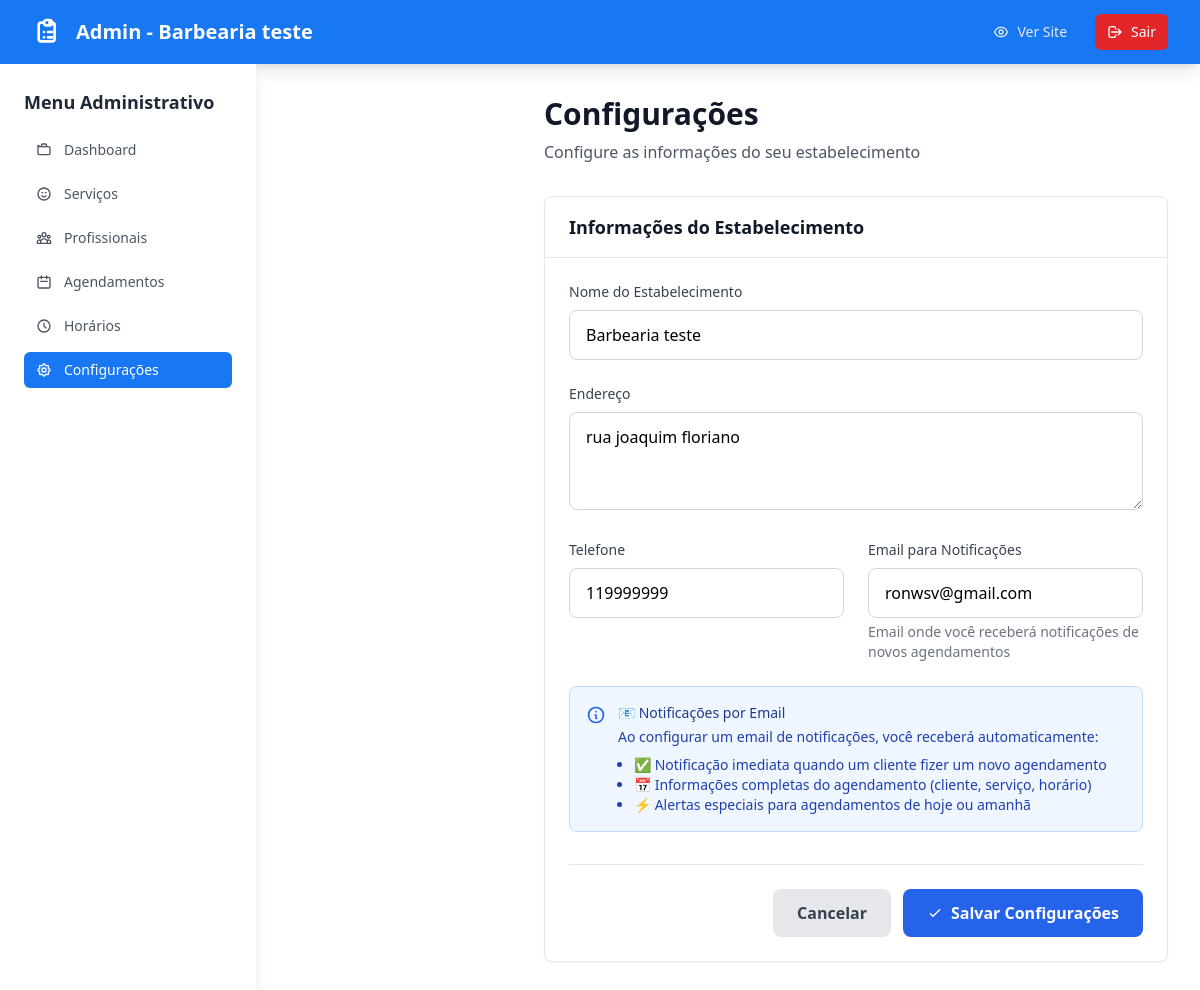
Page /barbearia-teste/admin/configuracoes/ (signed in) on the committed database.
### barbearias/models.py (models this page shows, shortened)
class Barbearia(models.Model):
    nome = models.CharField(max_length=200)
    endereco = models.TextField()
    telefone = models.CharField(max_length=20)
    email_notificacoes = models.EmailField(blank=True, null=True, help_text="Email para receber notificações de novos agendamentos")
    slug = models.SlugField(unique=True, max_length=200)
    usuario = models.OneToOneField(User, on_delete=models.CASCADE)
    ativa = models.BooleanField(default=True)
    criada_em = models.DateTimeField(auto_now_add=True)
    class Meta:
        verbose_name = "Estabelecimento"
        verbose_name_plural = "Estabelecimentos"

### barbearias/views.py (the view)
    def _wrapped_view(request, slug, *args, **kwargs):
        if not request.user.is_authenticated:
            messages.info(request, 'Faça login para acessar a área administrativa.')
            return redirect('barbearias:admin_login', slug=slug)
        try:
            barbearia = Barbearia.objects.get(slug=slug, ativa=True)
            if barbearia.usuario != request.user:
                messages.error(request, 'Você não tem permissão para acessar esta barbearia.')
                logout(request)
                return redirect('barbearias:admin_login', slug=slug)
        except Barbearia.DoesNotExist:
            messages.error(request, 'Barbearia não encontrada.')
            return redirect('barbearias:redirect_to_default')
        return view_func(request, slug, *args, **kwargs)

### barbearias/views.py (called while the page is built)
def barbeiro_required(view_func):
    def _wrapped_view(request, slug, *args, **kwargs):
        if not request.user.is_authenticated:
            messages.info(request, 'Faça login para acessar a área administrativa.')
            return redirect('barbearias:admin_login', slug=slug)
        try:
            barbearia = Barbearia.objects.get(slug=slug, ativa=True)
            if barbearia.usuario != request.user:
                messages.error(request, 'Você não tem permissão para acessar esta barbearia.')
                logout(request)
                return redirect('barbearias:admin_login', slug=slug)
        except Barbearia.DoesNotExist:
            messages.error(request, 'Barbearia não encontrada.')
            return redirect('barbearias:redirect_to_default')
        return view_func(request, slug, *args, **kwargs)
    return _wrapped_view

@barbeiro_required
def admin_configuracoes(request, slug):
    barbearia = get_object_or_404(Barbearia, slug=slug, usuario=request.user, ativa=True)
    if request.method == 'POST':
        form = BarbeariaConfigForm(request.POST, instance=barbearia)
        if form.is_valid():
            form.save()
            messages.success(request, 'Configurações atualizadas com sucesso!')
            return redirect('barbearias:admin_configuracoes', slug=slug)
    else:
        form = BarbeariaConfigForm(instance=barbearia)
    context = {
        'barbearia': barbearia,
        'form': form,
    }
    return render(request, 'barbearias/admin/configuracoes.html', context)

### templates/barbearias/admin/configuracoes.html (shortened to what this page needs)
{% extends 'barbearias/admin/base_admin.html' %}
{% block content %}
<div class="mb-8">
    <h1 class="text-3xl font-bold text-gray-900 mb-2">Configurações</h1>
    <p class="text-gray-600">Configure as informações do seu estabelecimento</p>
</div>
<div class="bg-white rounded-lg shadow-sm border border-gray-200">
    <div class="px-6 py-4 border-b border-gray-200">
        <h3 class="text-lg font-semibold text-gray-900">Informações do Estabelecimento</h3>
    </div>
    <form method="post" class="p-6">
        <div class="grid grid-cols-1 gap-6">
            <div>
                <label for="{{ form.nome.id_for_label }}" class="block text-sm font-medium text-gray-700 mb-2">
                    {{ form.nome.label }}
                </label>
                {{ form.nome }}
            </div>
            <div>
                <label for="{{ form.endereco.id_for_label }}" class="block text-sm font-medium text-gray-700 mb-2">
                    {{ form.endereco.label }}
                </label>
                {{ form.endereco }}
            </div>
            <div class="grid grid-cols-1 md:grid-cols-2 gap-6">
                <div>
                    <label for="{{ form.telefone.id_for_label }}" class="block text-sm font-medium text-gray-700 mb-2">
                        {{ form.telefone.label }}
                    </label>
                    {{ form.telefone }}
                </div>
                <div>
                    <label for="{{ form.email_notificacoes.id_for_label }}" class="block text-sm font-medium text-gray-700 mb-2">
                        {{ form.email_notificacoes.label }}
                    </label>
                    {{ form.email_notificacoes }}
                    {% if form.email_notificacoes.help_text %}
                        <div class="mt-1 text-sm text-gray-500">
                            {{ form.email_notificacoes.help_text }}
                        </div>
                    {% endif %}
                </div>
            </div>
        </div>
        <div class="mt-6 p-4 bg-blue-50 border border-blue-200 rounded-lg">
            <div class="flex items-start">
                <svg class="w-5 h-5 text-blue-600 mt-0.5 mr-3" fill="none" stroke="currentColor" viewBox="0 0 24 24">
                    <path stroke-linecap="round" stroke-linejoin="round" stroke-width="2" d="M13 16h-1v-4h-1m1-4h.01M21 12a9 9 0 11-18 0 9 9 0 0118 0z"></path>
                </svg>
                <div>
                    <h4 class="text-sm font-medium text-blue-900 mb-1">📧 Notificações por Email</h4>
                    <p class="text-sm text-blue-800">
                        Ao configurar um email de notificações, você receberá automaticamente:
                    </p>
                    <ul class="mt-2 text-sm text-blue-800 list-disc ml-4">
                        <li>✅ Notificação imediata quando um cliente fizer um novo agendamento</li>
                        <li>📅 Informações completas do agendamento (cliente, serviço, horário)</li>
                        <li>⚡ Alertas especiais para agendamentos de hoje ou amanhã</li>
                    </ul>
                </div>
            </div>
        </div>
        <div class="flex justify-end space-x-3 mt-8 pt-6 border-t border-gray-200">
            <a href="{% url 'barbearias:admin_dashboard' barbearia.slug %}"
               class="px-6 py-3 bg-gray-200 text-gray-700 rounded-lg font-semibold hover:bg-gray-300 transition-colors">
                Cancelar
            </a>
            <button type="submit"
                    class="px-6 py-3 bg-blue-600 text-white rounded-lg font-semibold hover:bg-blue-700 transition-colors flex items-center">
                <svg class="w-4 h-4 mr-2" fill="none" stroke="currentColor" viewBox="0 0 24 24">
                    <path stroke-linecap="round" stroke-linejoin="round" stroke-width="2" d="M5 13l4 4L19 7"></path>
                </svg>
                Salvar Configurações
            </button>
        </div>
    </form>
</div>
{% endblock %}

### templates/barbearias/admin/base_admin.html (shortened to what this page needs)
<!DOCTYPE html>
<html lang="pt-br">
<head>
    <script src="https://cdn.tailwindcss.com"></script>
</head>
<body class="min-h-screen" style="background-color: #FFFFFF;">
    <nav class="text-white shadow-lg" style="background-color: #1877F2;">
        <div class="max-w-7xl mx-auto px-4 sm:px-6 lg:px-8">
            <div class="flex justify-between items-center h-16">
                <div class="flex items-center">
                    <a href="{% url 'barbearias:admin_dashboard' barbearia.slug %}" class="flex items-center text-white hover:text-gray-200 transition-colors">
                        <span class="text-xl font-bold">Admin - {{ barbearia.nome }}</span>
                    </a>
                </div>
                <div class="flex items-center space-x-4">
                    <a href="{% url 'barbearias:mini_site' barbearia.slug %}"
                       class="flex items-center px-3 py-2 rounded-md text-sm font-medium text-gray-200 hover:text-white hover:bg-blue-700 transition-colors" style="background-color: #1877F2;">
                        Ver Site
                    </a>
                    <a href="{% url 'barbearias:admin_logout' barbearia.slug %}"
                       class="flex items-center px-3 py-2 rounded-md text-sm font-medium text-white transition-colors" style="background-color: #E2262A;">
                        <svg class="w-4 h-4 mr-2" fill="none" stroke="currentColor" viewBox="0 0 24 24">
                            <path stroke-linecap="round" stroke-linejoin="round" stroke-width="2" d="M17 16l4-4m0 0l-4-4m4 4H7m6 4v1a3 3 0 01-3 3H6a3 3 0 01-3-3V7a3 3 0 013-3h4a3 3 0 013 3v1"></path>
                        </svg>
                        Sair
                    </a>
                </div>
            </div>
        </div>
    </nav>
    <div class="flex">
        <div id="sidebar" class="fixed inset-y-0 left-0 w-64 bg-white shadow-lg transform -translate-x-full transition-transform duration-300 ease-in-out z-50 lg:relative lg:translate-x-0 lg:block">
            <div class="p-6">
                <h3 class="text-lg font-semibold text-gray-800 mb-4">Menu Administrativo</h3>
                <nav class="space-y-2">
                    <a href="{% url 'barbearias:admin_dashboard' barbearia.slug %}"
                       class="flex items-center px-3 py-2 rounded-md text-sm font-medium {% if request.resolver_match.url_name == 'admin_dashboard' %}text-white{% else %}text-gray-600 hover:text-white{% endif %} transition-colors" style="background-color: {% if request.resolver_match.url_name == 'admin_dashboard' %}#1877F2{% else %}transparent{% endif %};">
                        Dashboard
                    </a>
                    <a href="{% url 'barbearias:admin_servicos_lista' barbearia.slug %}"
                       class="flex items-center px-3 py-2 rounded-md text-sm font-medium {% if 'servico' in request.resolver_match.url_name %}text-white{% else %}text-gray-600 hover:text-white{% endif %} transition-colors" style="background-color: {% if 'servico' in request.resolver_match.url_name %}#1877F2{% else %}transparent{% endif %};">
                        <svg class="w-4 h-4 mr-3" fill="none" stroke="currentColor" viewBox="0 0 24 24">
                            <path stroke-linecap="round" stroke-linejoin="round" stroke-width="2" d="M14.828 14.828a4 4 0 01-5.656 0M9 10h1m4 0h1m-6 4h.01M21 12a9 9 0 11-18 0 9 9 0 0118 0z"></path>
                        </svg>
                        Serviços
                    </a>
                    <a href="{% url 'barbearias:admin_profissionais_lista' barbearia.slug %}"
                       class="flex items-center px-3 py-2 rounded-md text-sm font-medium {% if 'profissional' in request.resolver_match.url_name %}text-white{% else %}text-gray-600 hover:text-white{% endif %} transition-colors" style="background-color: {% if 'profissional' in request.resolver_match.url_name %}#1877F2{% else %}transparent{% endif %};">
                        Profissionais
                    </a>
                    <a href="{% url 'barbearias:admin_agendamentos_lista' barbearia.slug %}"
                       class="flex items-center px-3 py-2 rounded-md text-sm font-medium {% if 'agendamento' in request.resolver_match.url_name %}text-white{% else %}text-gray-600 hover:text-white{% endif %} transition-colors" style="background-color: {% if 'agendamento' in request.resolver_match.url_name %}#1877F2{% else %}transparent{% endif %};">
                        <svg class="w-4 h-4 mr-3" fill="none" stroke="currentColor" viewBox="0 0 24 24">
                            <path stroke-linecap="round" stroke-linejoin="round" stroke-width="2" d="M8 7V3m8 4V3m-9 8h10M5 21h14a2 2 0 002-2V7a2 2 0 00-2-2H5a2 2 0 00-2 2v12a2 2 0 002 2z"></path>
                        </svg>
                        Agendamentos
                    </a>
                    <a href="{% url 'barbearias:admin_horarios_funcionamento' barbearia.slug %}"
                       class="flex items-center px-3 py-2 rounded-md text-sm font-medium {% if 'horarios' in request.resolver_match.url_name %}text-white{% else %}text-gray-600 hover:text-white{% endif %} transition-colors" style="background-color: {% if 'horarios' in request.resolver_match.url_name %}#1877F2{% else %}transparent{% endif %};">
                        <svg class="w-4 h-4 mr-3" fill="none" stroke="currentColor" viewBox="0 0 24 24">
                            <path stroke-linecap="round" stroke-linejoin="round" stroke-width="2" d="M12 8v4l3 3m6-3a9 9 0 11-18 0 9 9 0 0118 0z"></path>
                        </svg>
                        Horários
                    </a>
                    <a href="{% url 'barbearias:admin_configuracoes' barbearia.slug %}"
                       class="flex items-center px-3 py-2 rounded-md text-sm font-medium {% if 'configuracoes' in request.resolver_match.url_name %}text-white{% else %}text-gray-600 hover:text-white{% endif %} transition-colors" style="background-color: {% if 'configuracoes' in request.resolver_match.url_name %}#1877F2{% else %}transparent{% endif %};">
                        Configurações
                    </a>
                </nav>
            </div>
        </div>
        <div class="flex-1 p-8 lg:ml-64">
            {% block content %}
            {% endblock %}
        </div>
    </div>
</body>

### rows in the picture
Barbearia: nome "Barbearia teste", endereco "rua joaquim floriano", telefone "119999999", email_notificacoes "ronwsv@gmail.com"
